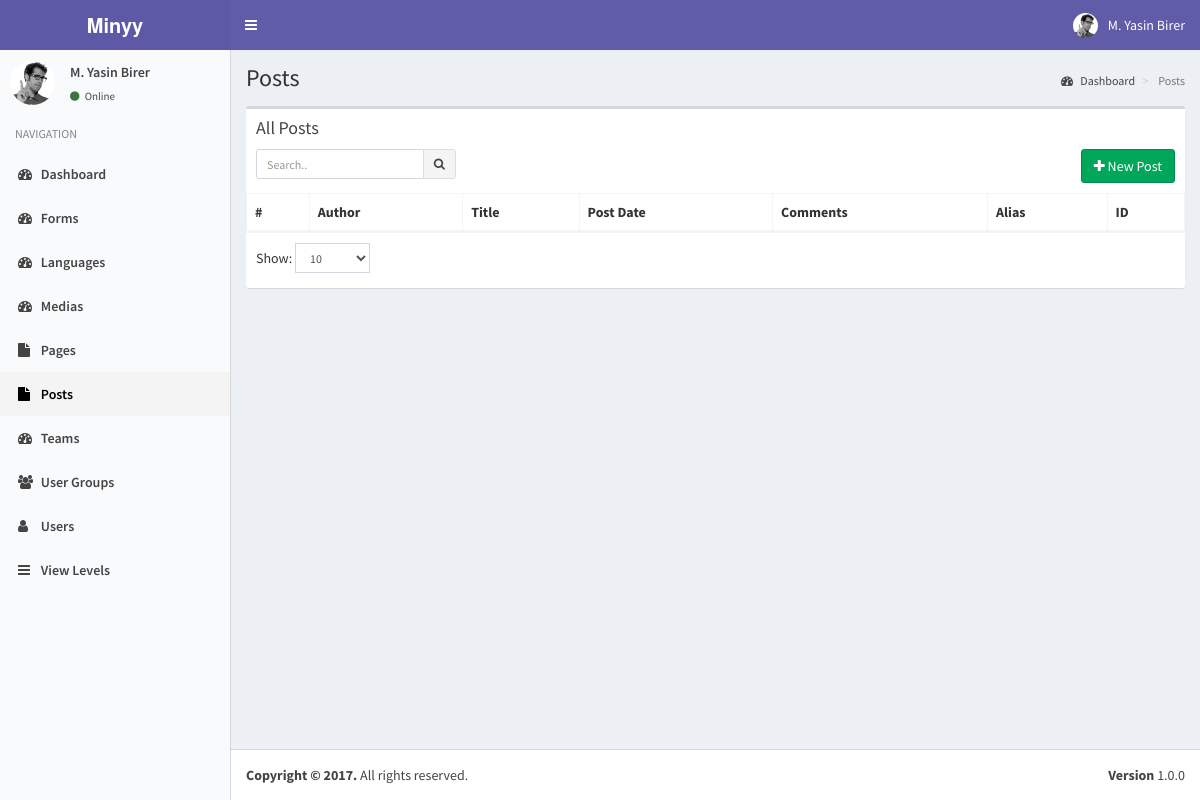
The page /index.php?controller=module&action=posts (signed in) on the database as committed earlier.
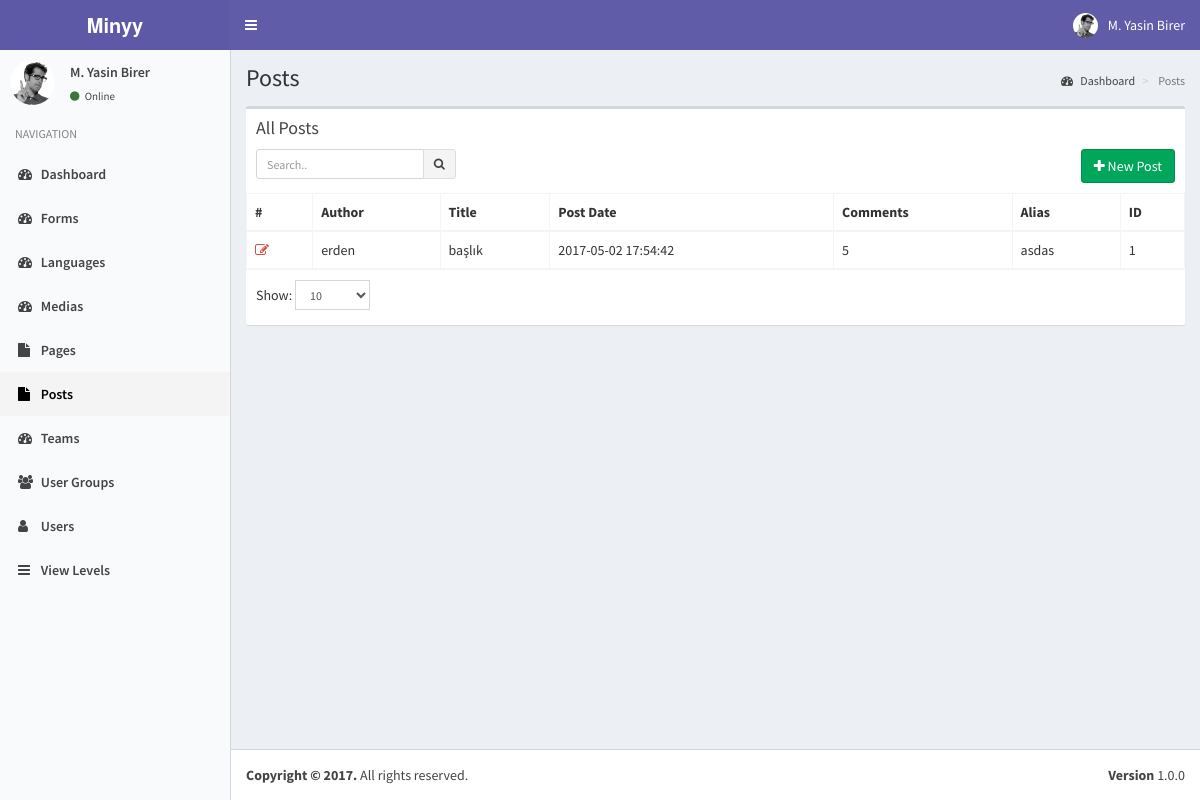
The same page on the database as committed later.
### tables this page shows
CREATE TABLE IF NOT EXISTS `posts` (
  `pk_post_id` int(11) NOT NULL AUTO_INCREMENT,
  `author_id` int(11) NOT NULL,
  `post_date` timestamp NULL DEFAULT NULL,
  `post_title` text,
  `post_alias` text,
  `post_content` longtext,
  `post_status` varchar(20) DEFAULT NULL,
  `comment_status` varchar(20) DEFAULT NULL,
  `modified_by` int(11) DEFAULT NULL,
  `modified_date` timestamp NULL DEFAULT NULL,
  `guid` varchar(255) DEFAULT NULL,
  `post_type` varchar(20) DEFAULT NULL,
  `comment_count` bigint(20) DEFAULT NULL,
  `post_params` json DEFAULT NULL,
  PRIMARY KEY (`pk_post_id`)
);

CREATE TABLE IF NOT EXISTS `users` (
  `pk_user_id` int(11) NOT NULL AUTO_INCREMENT,
  `username` varchar(50) NOT NULL,
  `password` varchar(50) NOT NULL,
  `email` varchar(75) NOT NULL,
  `last_visit` timestamp NOT NULL DEFAULT CURRENT_TIMESTAMP ON UPDATE CURRENT_TIMESTAMP,
  `fullname` varchar(50) DEFAULT NULL,
  `registration_date` timestamp NULL DEFAULT NULL,
  PRIMARY KEY (`pk_user_id`)
);

### helpers/view_helper.php (called while the page is built, shortened)
<?php
class ViewHelper
{
    private static $__layout='public';
    public static function getView($viewFolder,$viewFile){
        Functions::requireFile('views/'.$viewFolder,$viewFile.'.php');
    }
    public static function setLayout($layout){
        self::$__layout=$layout;
    }
    public static function getHeader(){
        require_once('views/'.self::$__layout.'_header.php');
    }
}
?>

### controllers/posts_controller.php (called while the page is built, shortened)
<?php
class PostsController implements ModuleInterface
{
    public static function getList($params=array()) {
        $search_term=isset($_GET['search_term']) ? Functions::clearString($_GET['search_term']) : "";
        $order_by=isset($_GET['order_by']) && !empty($_GET['order_by']) ? strtolower(Functions::clearString($_GET['order_by'])) : "id";
        $order_dir=isset($_GET['order_dir']) && !empty($_GET['order_dir']) ? strtolower(Functions::clearString($_GET['order_dir'])) : "desc";
        $limit=isset($_GET['limit']) && !empty($_GET['limit']) ? (int) Functions::clearString($_GET['limit']) : 20;
        $page=isset($_GET['page']) && !empty($_GET['page']) ? (int) Functions::clearString($_GET['page']) : 1;
        $offset=($page-1)*$limit;
        $params=[
            "search_term"=>$search_term,
            "order_by"=>$order_by,
            "order_dir"=>$order_dir,
            "limit"=>$limit,
            "offset"=>$offset
        ];
        $objList = Posts::getObjList($params);
        ViewHelper::getView('posts','posts');
    }
}
?>

### index.php (called while the page is built, shortened)
<?php
require_once('helpers/view_helper.php');
require_once('helpers/functions_helper.php');
require_once('helpers/translate_helper.php');
require_once('models/users_model.php');
require_once('models/view_levels_model.php');
require_once('models/posts_model.php');
require_once('routes.php');

### models/users_model.php (called while the page is built, shortened)
<?php
class Users implements DatabaseObject {
    public $groups;
    public function __construct($pk_user_id,$username,$password,$email,$last_visit,$fullname,$registration_date){
        $this->groups=$this->getUserGroups($pk_user_id);
        $this->modules=$this->getUserModules($pk_user_id);
    }
    public static function getObj($id){
        try{
            $db = Db::getInstance();
            $id = intval($id);
            $req = $db->prepare('SELECT * FROM users WHERE pk_user_id = :pk_user_id');
            $req->execute(array('pk_user_id' => $id));
            $obj = $req->fetch();
            if($obj){
                return new Users( $obj['pk_user_id'],
                                    $obj['username'],
                                    $obj['password'],
                                    $obj['email'],
                                    $obj['last_visit'],
                                    $obj['fullname'],
                                    $obj['registration_date']);
            }
            else{
                return [];
            }
        }
        catch (PDOException $e){
            return $e->getMessage();
        }
    }
    public function getUserGroups($id){
        try{
            $db = Db::getInstance();
            $id = intval($id);
            $req = $db->prepare('SELECT * FROM user_usergroup_map WHERE pk_user_id = :pk_user_id');
            $req->execute(array('pk_user_id' => $id));
            $list=[];
            foreach($req->fetchAll() as $obj) {
                $list[]= $obj['pk_group_id'];
            }
            return $list;
        }
        catch (PDOException $e){
            return $e->getMessage();
        }
    }
    public function getUserModules($id){
        $modules=[];
        $params=[
            "search_term"=>"",
            "order_by"=>"name",
            "order_dir"=>"asc",
            "limit"=>"1000",
            "offset"=>"0"
        ];
        $viewLevels=ViewLevels::getObjList($params);
        foreach($viewLevels as $viewObj){
            $voGroups=json_decode($viewObj->groups);
            $voModules=json_decode($viewObj->modules);
            foreach($this->groups as $uoGroup){
                if(in_array($uoGroup,$voGroups)){
                    $modules=array_merge($modules,$voModules);
                }
            }
        }
        $modules=array_merge(array_unique($modules));
        asort($modules);
        global $controllers;
        foreach($modules as $kmodule=>$vmodule){
            $modules[$kmodule]=$controllers['module'][$vmodule];
        }
        return $modules;
    }
}

### models/view_levels_model.php (called while the page is built, shortened)
<?php
class ViewLevels implements DatabaseObject {
    public function __construct($pk_view_level_id,$title,$groups,$modules){
        $this->groups=$groups;
        $this->modules=$modules;
    }
    public static function getObjList($params){
        $list = [];
        $order_dirs=array("desc","asc");
        $key=array_search($params["order_dir"],$order_dirs);
        $order_dir=$order_dirs[($key) ? $key : 0];
        $order_columns=array("pk_view_level_id", "title");
        $key=array_search($params["order_by"],$order_columns);
        $order_by=$order_columns[($key) ? $key : 0];
        $limit=$params["limit"] ? $params["limit"] : "20";
        $offset=$params["offset"] ? $params["offset"] : "0";
        $query="SELECT * FROM view_levels";
        $query.=" ORDER BY $order_by $order_dir LIMIT :offset , :limit";
        $db = Db::getInstance();
        $req = $db->prepare($query);
        $req->bindValue(':limit', intval($limit), PDO::PARAM_INT);
        $req->bindValue(':offset', intval($offset), PDO::PARAM_INT);
        $req->execute();
        foreach($req->fetchAll() as $obj) {
            $list[] = new ViewLevels( $obj['pk_view_level_id'],
                                $obj['title'],
                                $obj['groups'],
                                $obj['modules']);
        }
        return $list;
    }
}

### models/posts_model.php (called while the page is built, shortened)
<?php
    class Posts implements DatabaseObject {
        public function __construct($pk_post_id,$author_id,$author_name,$post_date,$post_title,$post_alias,$post_content,$post_status,$comment_status,$modified_by,$modified_date,$guid,$post_type,$comment_count,$post_params){
            $this->pk_post_id=$pk_post_id;
            $this->author_name=$author_name;
            $this->post_date=$post_date;
            $this->post_title=$post_title;
            $this->post_alias=$post_alias;
            $this->comment_count=$comment_count;
        }
        public static function getObjList($params){
            $list = [];
            $order_dirs=array("desc","asc");
            $key=array_search($params["order_dir"],$order_dirs);
            $order_dir=$order_dirs[($key) ? $key : 0];
            $order_columns=array("pk_post_id","author_id", "post_date", "modified_by", "modified_date", "post_type", "comment_count");
            $key=array_search($params["order_by"],$order_columns);
            $order_by=$order_columns[($key) ? $key : 0];
            $limit=$params["limit"] ? $params["limit"] : "20";
            $offset=$params["offset"] ? $params["offset"] : "0";
            $query="SELECT p.pk_post_id,p.author_id,u.username,p.post_date,p.post_title,p.post_alias,p.post_status,p.comment_status,p.modified_by,p.modified_date,p.guid,p.post_type,p.comment_count,p.post_params FROM minyy.posts as p LEFT JOIN minyy.users as u on p.author_id=u.pk_user_id";
            $query.=" ORDER BY $order_by $order_dir LIMIT :offset , :limit";
            $db = Db::getInstance();
            $req = $db->prepare($query);
            $req->bindValue(':limit', intval($limit), PDO::PARAM_INT);
            $req->bindValue(':offset', intval($offset), PDO::PARAM_INT);
            $req->execute();
            foreach($req->fetchAll() as $obj) {
                $list[] = new Posts( $obj['pk_post_id'],
                                    $obj['author_id'],
                                    $obj['username'],
                                    $obj['post_date'],
                                    $obj['post_title'],
                                    $obj['post_alias'],
                                    '',
                                    $obj['post_status'],
                                    $obj['comment_status'],
                                    $obj['modified_by'],
                                    $obj['modified_date'],
                                    $obj['guid'],
                                    $obj['post_type'],
                                    $obj['comment_count'],
                                    $obj['post_params']);
            }
            return $list;
        }
    }
?>

### views/posts/posts.php (the view, shortened to what the changed rows need)
<?php ViewHelper::getHeader(); ?>
<?php
    global $objList;
    global $params;
?>
<section class="content-header">
    <h1>
    </h1>
</section>
<section class="content">
    <div class="row">
    <div class="col-xs-12">
        <div class="box">
        <div class="box-body table-responsive no-padding">
            <table class="table table-hover table-bordered">
            <thead>
                <tr>
                    <th>#</th>
                    <th><?php T::__("Author"); ?></th>
                    <th><?php T::__("Title"); ?></th>
                    <th><?php T::__("Post Date"); ?></th>
                    <th><?php T::__("Comments"); ?></th>
                    <th><?php T::__("Alias"); ?></th>
                    <th><?php T::__("ID"); ?></th>
                </tr>
            </thead>
            <tbody>
            <?php $i=$params['offset']+1; foreach($objList as $post): ?>
            <tr data-id="<?php echo $post->pk_post_id; ?>">
                <td><a data-toggle="tooltip" title="Düzenle" class="text-red" href="index.php?controller=module&action=posts&do=edit&id=<?php echo $post->pk_post_id; ?>"><i class="fa fa-edit"></i></a></td>
                <td class="has-link"><?php echo $post->author_name; ?></td>
                <td class="has-link"><?php echo $post->post_title; ?></td>
                <td class="has-link"><?php echo $post->post_date; ?></td>
                <td class="has-link"><?php echo $post->comment_count; ?></td>
                <td class="has-link"><?php echo $post->post_alias; ?></td>
                <td class="has-link"><?php echo $post->pk_post_id; ?></td>
            </tr>
            <?php endforeach; ?>
            </tbody></table>
        </div>
        </div>
    </div>
    </div>
</section>

### views/static/sidebar.php (shortened to what the changed rows need)
<?php
global $currentUser;
?>
<section class="sidebar">
    <ul class="sidebar-menu">
    <?php
    foreach($currentUser->modules as $module=>$moduleProps):
    ?>
    <li class="<?php echo Functions::isActive($moduleProps["key"]); ?>">
        <a href="index.php?controller=module&action=<?php echo $moduleProps["key"]; ?>"><i class="fa <?php echo $moduleProps["icon"]; ?>"></i> <?php echo $moduleProps["name"]; ?></a>
    </li>
    <?php endforeach; ?>
    </ul>
</section>

Rows that differ between the two databases and show on the page:
added posts: author.username "erden", post_title "başlık", post_date "2017-05-02 17:54:42", comment_count "5", post_alias "asdas", pk_post_id "1"
